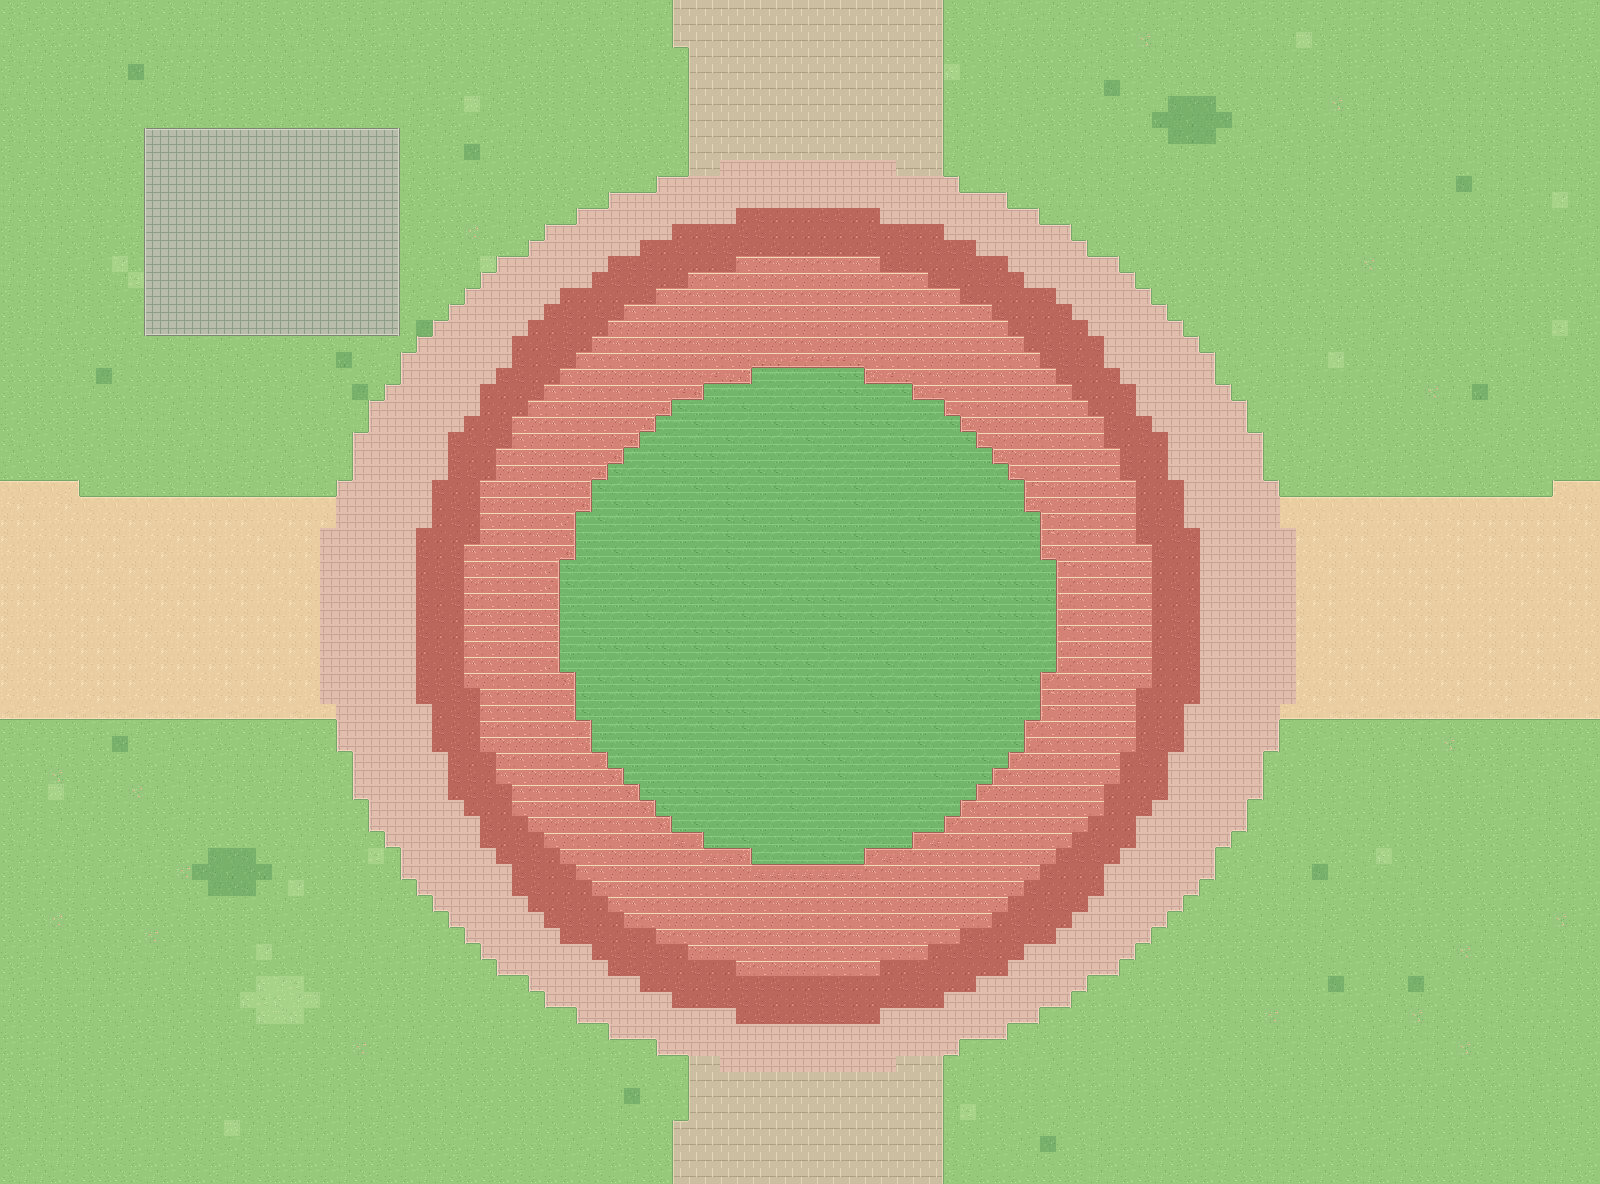

A level layout from a 2D game, rendered from its tile map. Below: a short description, then the map file with tile-grid data replaced by summaries:
An orthogonal 100x74 tile map with 16x16 px tiles, 4 tile layers (Ground, Landscape, Roads, BuildingPads) and 7 objects (2x scene_portal, building_slot, landmark_area, spawn, building_label, ...).

<map version="1.10" tiledversion="1.11.2" orientation="orthogonal" renderorder="right-down" width="100" height="74" tilewidth="16" tileheight="16" infinite="0" nextlayerid="9" nextobjectid="800" backgroundcolor="#97C97A">
  <properties>
    <property name="scene_id" value="05" />
    <property name="scene_name" value="第二运动场北口" />
    <property name="macro_area" value="B 生活区" />
    <property name="tile_scale" type="int" value="16" />
    <property name="player_sprite_width" type="int" value="48" />
    <property name="player_sprite_height" type="int" value="48" />
    <property name="world_origin_x_px" type="int" value="8000" />
    <property name="world_origin_y_px" type="int" value="-3552" />
    <property name="ground_only" type="bool" value="true" />
    <property name="building_art_separate" type="bool" value="true" />
  </properties>
  <tileset firstgid="1" name="swu_terrain_16" tilewidth="16" tileheight="16" tilecount="412" columns="16">
    <image source="../assets/ground_tiles_16.png" width="256" height="416" />
  </tileset>
  <layer id="1" name="Ground" width="100" height="74">
    <data>[7400 cells, 7400 non-empty, 4 distinct tile ids]</data>
  </layer>
  <layer id="2" name="Landscape" width="100" height="74">
    <data>[7400 cells, 830 non-empty, 16 distinct tile ids]</data>
  </layer>
  <layer id="3" name="Roads" width="100" height="74">
    <data>[7400 cells, 2829 non-empty, 54 distinct tile ids]</data>
  </layer>
  <layer id="4" name="BuildingPads" width="100" height="74">
    <data>[7400 cells, 208 non-empty, 14 distinct tile ids]</data>
  </layer>
  <objectgroup id="5" name="BuildingSlots" visible="0" color="#D9B768">
    <object id="1" name="slot_05_01" type="building_slot" x="144" y="128" width="256" height="208">
      <properties>
        <property name="display_name" value="运动场北侧服务点预留" />
        <property name="confidence" value="schematic" />
        <property name="note" value="建筑预留地，仅用于当前地图阶段，后续再放建筑与碰撞体" />
        <property name="future_collision" type="bool" value="true" />
        <property name="currently_walkable" type="bool" value="true" />
        <property name="macro_area" value="B 生活区" />
      </properties>
    </object>
  </objectgroup>
  <objectgroup id="6" name="LandmarkAreas" visible="0" color="#3B9C88">
    <object id="2" name="area_05_01" type="landmark_area" x="480" y="256" width="656" height="720">
      <properties>
        <property name="display_name" value="第二运动场" />
        <property name="confidence" value="landmark_area_approx" />
      </properties>
    </object>
  </objectgroup>
  <objectgroup id="7" name="Portals" visible="0" color="#4CA3D9">
    <object id="3" name="exit_south" type="scene_portal" x="672" y="1120" width="272" height="64">
      <properties>
        <property name="direction" value="south" />
        <property name="target_scene" value="11" />
        <property name="target_portal" value="exit_north" />
        <property name="spawn_x_px" type="int" value="800" />
        <property name="spawn_y_px" type="int" value="112" />
        <property name="trigger" value="cross_map_edge" />
        <property name="enabled" type="bool" value="true" />
      </properties>
    </object>
    <object id="4" name="exit_west" type="scene_portal" x="0" y="480" width="80" height="240">
      <properties>
        <property name="direction" value="west" />
        <property name="target_scene" value="04" />
        <property name="target_portal" value="exit_east" />
        <property name="spawn_x_px" type="int" value="1424" />
        <property name="spawn_y_px" type="int" value="592" />
        <property name="trigger" value="cross_map_edge" />
        <property name="enabled" type="bool" value="true" />
      </properties>
    </object>
  </objectgroup>
  <objectgroup id="8" name="Spawn" visible="0" color="#74B877">
    <object id="5" name="player_start" type="spawn" x="800" y="224" width="0" height="0">
      <properties>
        <property name="feet_position" type="bool" value="true" />
        <property name="sprite_width" type="int" value="48" />
        <property name="sprite_height" type="int" value="48" />
      </properties>
    </object>
  </objectgroup>
  <objectgroup id="9" name="地标中文标注_编辑用" visible="1" color="#284F48">
    <object id="6" name="运动场北侧服务点预留" type="building_label" x="102.0" y="210.0" width="340" height="44">
      <text fontfamily="Noto Sans CJK SC" pixelsize="21" color="#284D42" halign="center" valign="center" wrap="1">运动场北侧服务点预留</text>
    </object>
    <object id="7" name="第二运动场" type="area_label" x="638.0" y="594.0" width="340" height="44">
      <text fontfamily="Noto Sans CJK SC" pixelsize="21" color="#284D42" halign="center" valign="center" wrap="1">第二运动场</text>
    </object>
  </objectgroup>
</map>
